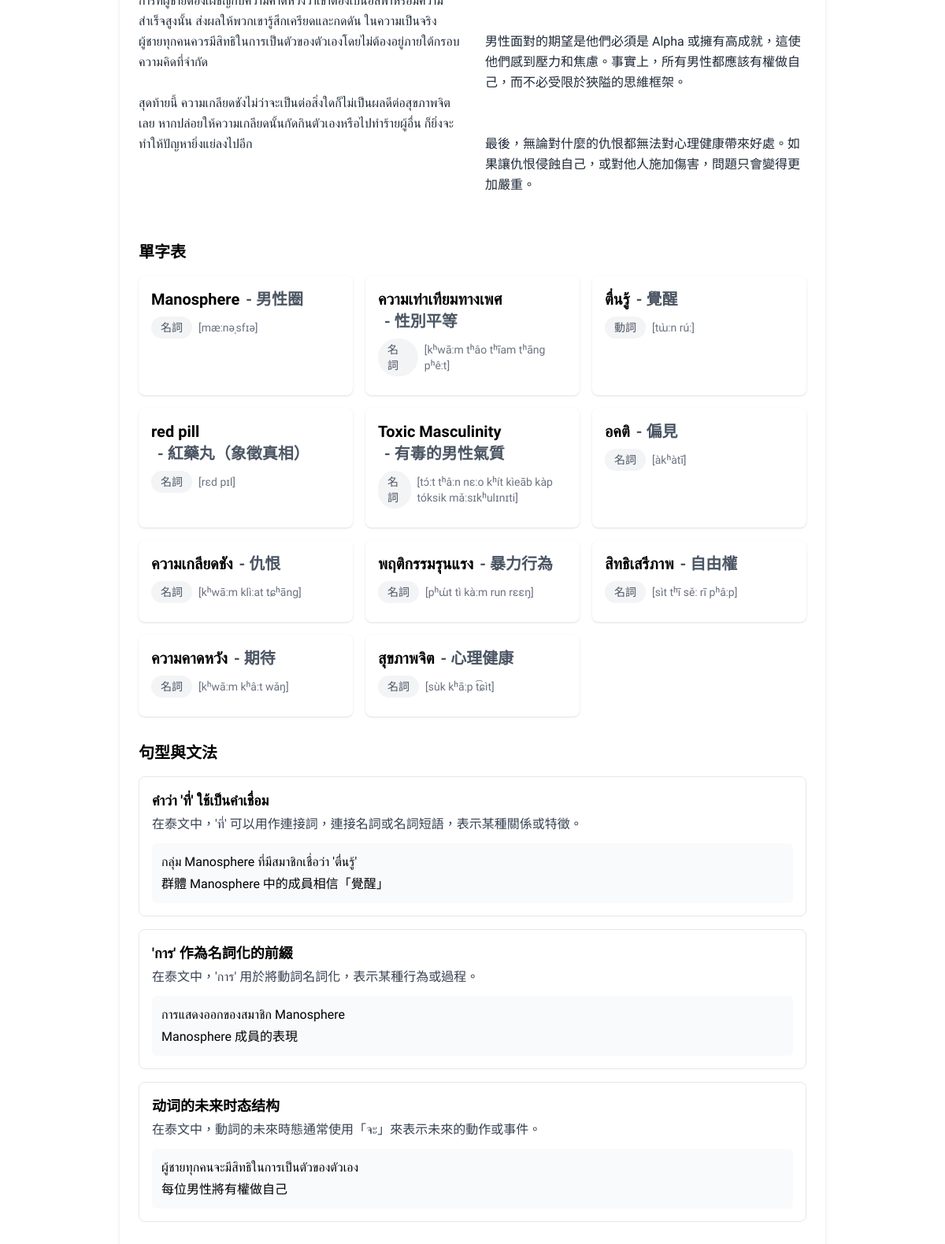
Before: /article/30 (lower part) with the older database file.
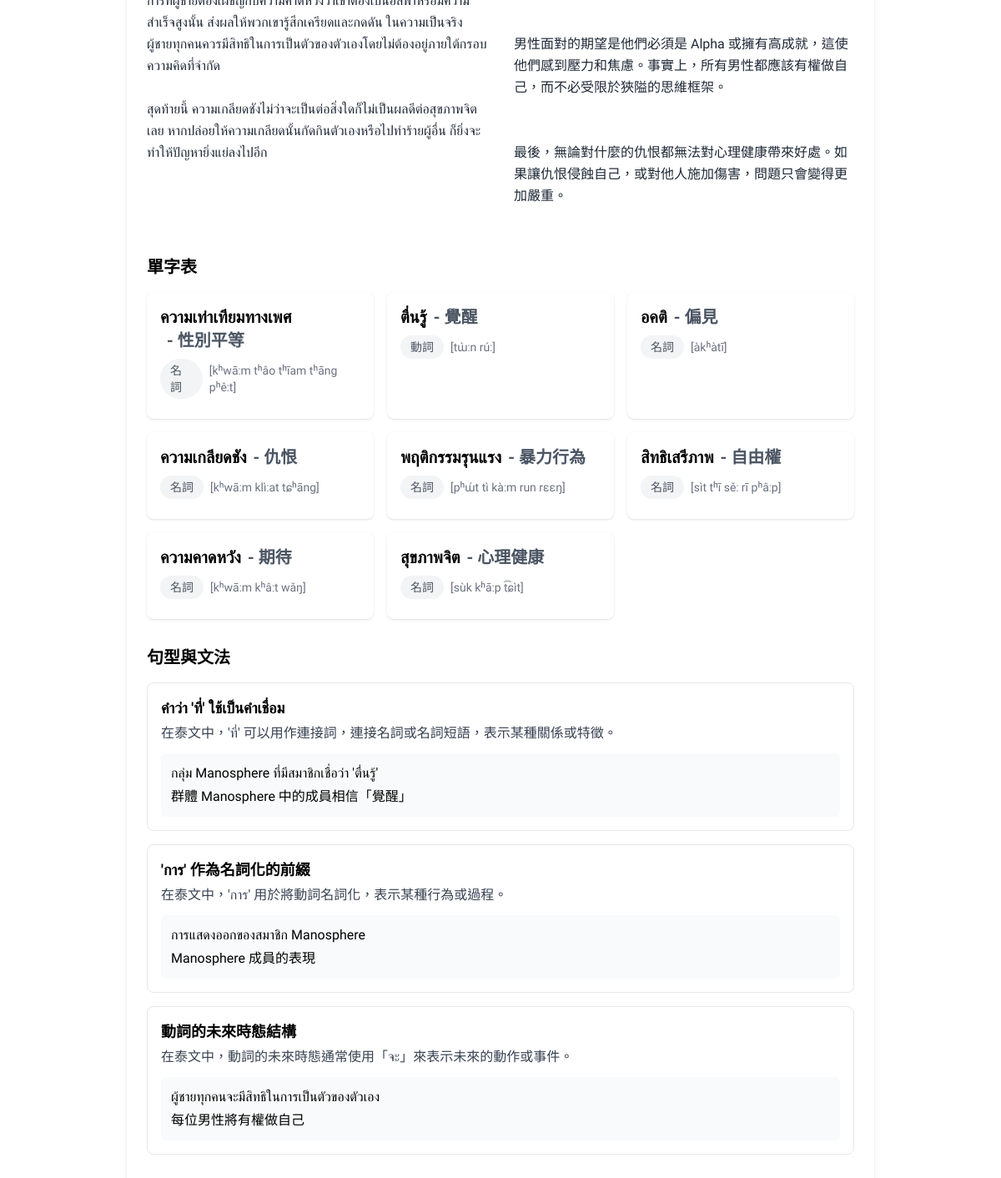
After: the same page with the newer database file.
### tables this page shows
CREATE TABLE Word (
    id INTEGER PRIMARY KEY,
    thai TEXT,
    chinese TEXT,
    type TEXT,
    pronunciation TEXT,
    articleId INTEGER,
    createdAt TEXT,
    updatedAt TEXT
);

CREATE TABLE GrammarPoint (
    id INTEGER PRIMARY KEY,
    title TEXT,
    explanation TEXT,
    articleId INTEGER,
    createdAt TEXT,
    updatedAt TEXT
);

CREATE TABLE GrammarExample (
    id INTEGER PRIMARY KEY,
    thai TEXT,
    chinese TEXT,
    grammarPointId INTEGER,
    createdAt TEXT,
    updatedAt TEXT
);

### app_sqlite.py (the view)
@app.route('/article/<int:article_id>')
def article_detail(article_id):
    conn = get_db_connection()
    article = conn.execute('SELECT * FROM Article WHERE id = ?', (article_id,)).fetchone()
    words = conn.execute('SELECT * FROM Word WHERE articleId = ?', (article_id,)).fetchall()
    grammar_points = conn.execute(
        'SELECT * FROM GrammarPoint WHERE articleId = ?', (article_id,)
    ).fetchall()
    grammars = []
    for gp in grammar_points:
        examples = conn.execute(
            'SELECT * FROM GrammarExample WHERE grammarPointId = ?', (gp['id'],)
        ).fetchall()
        grammars.append({
            'id': gp['id'],
            'title': gp['title'],
            'explanation': gp['explanation'],
            'examples': examples
        })
    conn.close()
    if article and article['status'] == 'published':
        return render_template(
            'article_detail_adjust.html',
            article=article,
            words=words,
            grammars=grammars
        )
    else:
        return "文章不存在", 404

### app_sqlite.py (called while the page is built)
def get_db_connection():
    base_path = os.path.dirname(os.path.abspath(__file__))
    db_path = os.path.join(base_path, 'data.db')
    conn = sqlite3.connect(db_path)  # SQLite 檔名
    conn.row_factory = sqlite3.Row     # 讓取出的資料像字典一樣操作
    return conn

### templates/article_detail_adjust.html (shortened to what this page needs)
<!DOCTYPE html>
<html lang="zh-TW">
<head>
  <script src="https://cdn.tailwindcss.com"></script>
</head>
<body class="bg-white">
  <div class="px-4 py-8">
    <div class="max-w-4xl mx-auto bg-white rounded-lg shadow-md overflow-hidden">
    <div class="p-6">
      <div class="grid grid-cols-1 md:grid-cols-2 gap-8 mb-8">
        <div>
          <div class="thai-text text-gray-800 leading-relaxed whitespace-pre-line">
          </div>
        </div>
        <div>
          <div class="text-gray-800 leading-relaxed whitespace-pre-line">
          </div>
        </div>
      </div>
      <div class="mb-8">
        <h2 class="text-xl font-semibold mb-4">單字表</h2>
        {% if words %}
          <div class="grid gap-4 grid-cols-1 sm:grid-cols-2 lg:grid-cols-3">
            {% for word in words %}
            <div class="bg-white rounded-lg shadow p-4">
              <div class="text-xl font-semibold mb-2 flex flex-wrap items-center space-x-2">
                <span class="thai-text">{{ word.thai }}</span>
              <span class="text-gray-600">- {{ word.chinese }}</span>
              </div>
              <div class="flex items-center space-x-2 mb-2">
                <span class="px-3 py-1 bg-gray-100 text-gray-600 rounded-full text-sm">{{ word.type }}</span>
                <span class="text-sm text-gray-500">[{{ word.pronunciation }}]</span>
              </div>
            </div>
            {% endfor %}
          </div>
        {% else %}
          <div class="bg-gray-50 rounded-lg p-4 text-gray-500">
            尚無單字資料。
          </div>
        {% endif %}
      </div>
      <div class="mb-8">
        <h2 class="text-xl font-semibold mb-4">句型與文法</h2>
        {% if grammars %}
          <div class="space-y-4">
            {% for grammar in grammars %}
              <div class="bg-white border border-gray-200 rounded-lg p-4">
                <h3 class="text-lg font-semibold mb-1">{{ grammar.title }}</h3>
                <p class="text-gray-700 mb-3">{{ grammar.explanation }}</p>
                {% if grammar.examples %}
                  <div class="space-y-2">
                    {% for ex in grammar.examples %}
                      <div class="bg-gray-50 p-3 rounded-md">
                        <p class="thai-text mb-1">{{ ex.thai }}</p>
                        <p>{{ ex.chinese }}</p>
                      </div>
                    {% endfor %}
                  </div>
                {% endif %}
              </div>
            {% endfor %}
          </div>
        {% else %}
          <div class="bg-gray-50 rounded-lg p-4 text-gray-500">
            尚無文法資料。
          </div>
        {% endif %}
      </div>
    </div>
    </div>
  </div>
</body>
</html>

### templates/article_detail_adjust.html (style rules this page uses)
body { font-family: 'Noto Sans TC', 'Sarabun', sans-serif; background-color: #f8f9fa; }
.thai-text { font-family: 'Sarabun', sans-serif; }

Changed rows visible on the page:
removed Word: thai "Manosphere", chinese "男性圈", type "名詞", pronunciation "mæːnəˌsfɪə"
removed Word: thai "red pill", chinese "紅藥丸（象徵真相）", type "名詞", pronunciation "rɛd pɪl"
removed Word: thai "Toxic Masculinity", chinese "有毒的男性氣質", type "名詞", pronunciation "tɔ́ːt tʰâːn nɛːo kʰít kìeāb kàp tóksik mǎːsɪkʰulɪnɪti"
changed GrammarPoint "在泰文中，動詞的未來時態通常使用「จะ」來表示未來的動作或事件。": title "动词的未来时态结构" → "動詞的未來時態結構"
